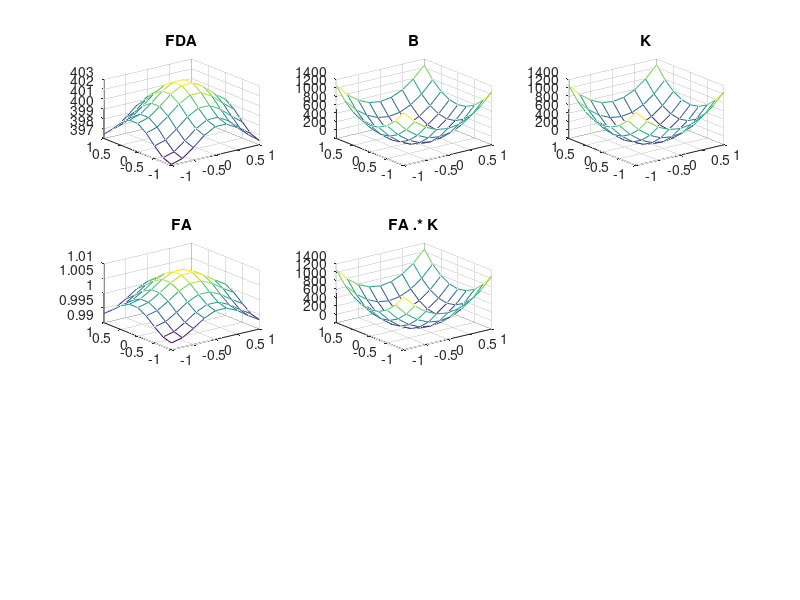

MATLAB code to generate this figure:

N = 9;
x = linspace(-1,1,N);
y = linspace(-1,1,N);
u = linspace(-N/2, N/2, N);
v = linspace(-N/2, N/2, N);
sigma = 0.1;

%time domian function
A = zeros(N,N);
for i = 1:N
    for j = 1:N
        if x(i)^2 + y(j)^2 <= 1
            A(i,j) = exp( - (x(i)^2 + y(j)^2)/ sigma^2);
        end
    end
end

% time domian nabla operator
DA = zeros(N,N);
for i = 1:N
    for j = 1:N
        if x(i)^2 + y(j)^2 <= 1
            s  = exp( - (x(i)^2 + y(j)^2) / sigma^2);
            DA(i,j) = 4 *(x(i)^2 + y(j)^2) * s / sigma^2   - 4 * s / sigma^2;
        end
    end
end


shift_A = zeros(N,N);
for i = 1:N
    for j = 1:N
        shift_A(i,j) = A(i,j) * (-1)^((i-1)+(j-1));
    end
end

shift_DA = zeros(N,N);
for i = 1:N
    for j = 1:N
        shift_DA(i,j) = DA(i,j) * (-1)^((i-1)+(j-1));
    end
end

FA = fft2(shift_A);
FDA = fft2(shift_DA);

% kernel of nabla operator
K = zeros(N,N);
mid = (N+1)/2;
for i = 1:N
    for j = 1:N
        K(i,j) =  4*pi^2 * ( (i-mid)^2 + (j-mid)^2);
    end
end

B = -K .* FA;

[X,Y] = meshgrid(x,y);
subplot(3,3,1);
%colormap(parula(5));
mesh(X,Y,abs(FDA));
title('FDA')

subplot(3,3,2);
mesh(X,Y,abs(B));
title('B');

subplot(3,3,3);
mesh(X,Y,K);
title('K');

subplot(3,3,4);
mesh(X,Y,abs(FA));
title('FA');

subplot(3,3,5);
mesh(X,Y,abs(FA .* K));
title('FA .* K')


% shift back
for i =1:N
    for j = 1:N
        B = (-1)^(i+j) * B;
    end
end

% for i = 1:N
%     for j = 1:N
%         if x(i)^2 + y(j)^2 == 1
%             K = -B(i,j);
%         end
%     end
% end
% 
% for i = 1:N
%     for j = 1:N
%         if x(i)^2 + y(j)^2 <= 1
%             B(i,j) = B(i,j) + K;
%         end
%     end
% end

% [X,Y] = meshgrid(x,y);
% subplot(1,2,1);
% %colormap(parula(5));
% mesh(X,Y,DA);
% title('original')
% 
% subplot(1,2,2);
% mesh(X,Y,B);
% title('recovered');


